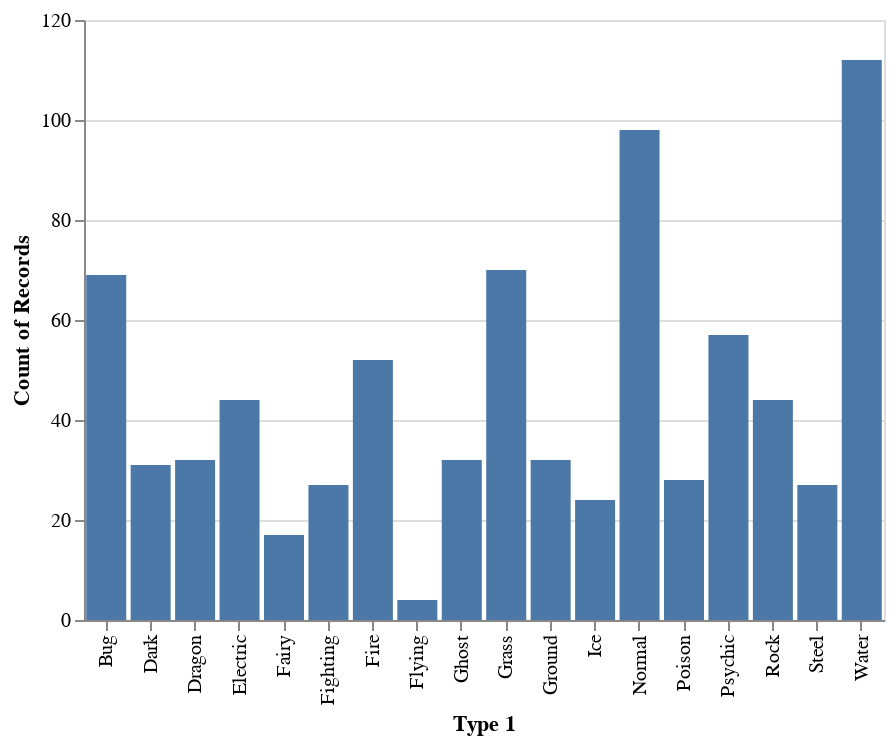

Here is the notebook cell this chart was saved with:
### Markdown cell above
#### Count of Pokemon Type 1:

### Code cell
chart.mark_bar().encode(
    x = "Type 1",
    y = "count()"
)

### Figure 1 — Vega-Lite specification as saved in the notebook (floating-point values rounded to 4 significant figures; data arrays with more than 128 entries replaced by an {"elided": "..."} marker saying what was removed)
{"$schema": "https://vega.github.io/schema/vega-lite/v2.6.0.json", "config": {"view": {"height": 300, "width": 400}}, "data": {"name": "data-3a85dbec9759246882ecb2a4586afdbd"}, "datasets": {"data-3a85dbec9759246882ecb2a4586afdbd": {"elided": "800 records"}}, "encoding": {"x": {"field": "Type 1", "type": "nominal"}, "y": {"aggregate": "count", "type": "quantitative"}}, "mark": "bar"}
